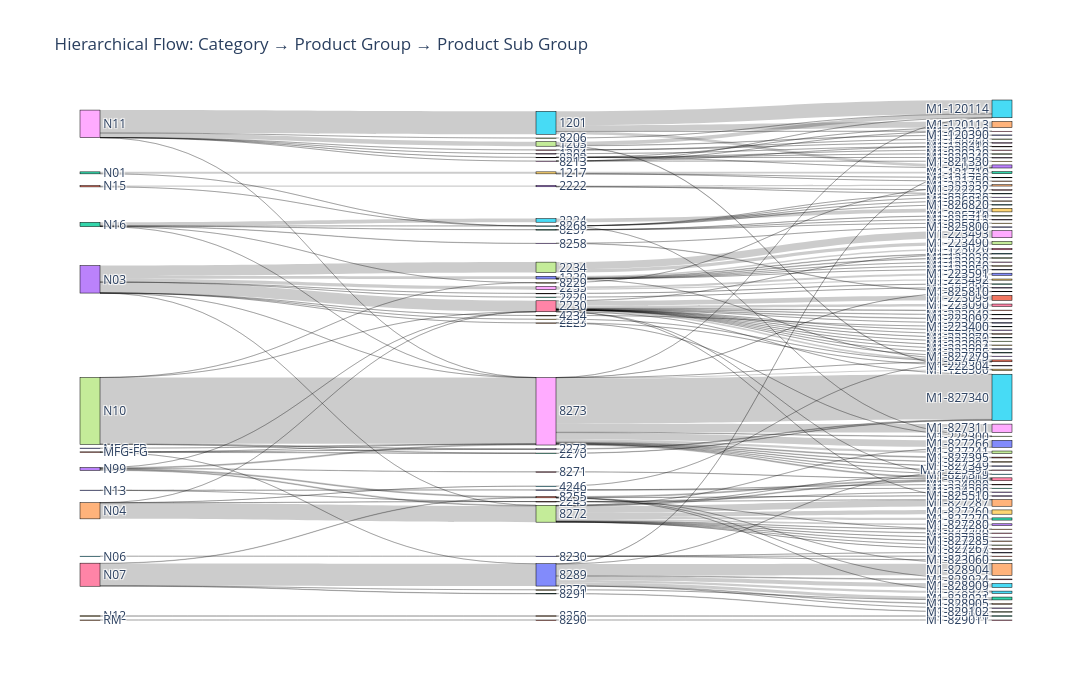

The cell this chart's notebook holds for it:
### Code cell
import plotly.graph_objects as go
import pandas as pd

# ==========================================================
# Create links
# ==========================================================

# Category → Product Group
cat_group = (
    hierarchical_abc_df
    .groupby(
        ["Item_Category_Code", "Product Group Code"],
        as_index=False
    )["Total_Order_Amount"]
    .sum()
)

cat_group.columns = ["source", "target", "value"]

# Product Group → Product Sub Group
group_subgroup = (
    hierarchical_abc_df
    .groupby(
        ["Product Group Code", "Product_SubGroup_Code"],
        as_index=False
    )["Total_Order_Amount"]
    .sum()
)

group_subgroup.columns = ["source", "target", "value"]

# Combine both levels
links = pd.concat([cat_group, group_subgroup], ignore_index=True)

# ==========================================================
# Create nodes
# ==========================================================

nodes = pd.unique(
    pd.concat(
        [links["source"], links["target"]],
        ignore_index=True
    )
)

node_map = {node: i for i, node in enumerate(nodes)}

links["source_id"] = links["source"].map(node_map)
links["target_id"] = links["target"].map(node_map)

# ==========================================================
# Sankey Diagram
# ==========================================================

fig = go.Figure(
    go.Sankey(
        arrangement="snap",
        node=dict(
            pad=20,
            thickness=20,
            line=dict(color="black", width=0.5),
            label=nodes.tolist()
        ),
        link=dict(
            source=links["source_id"],
            target=links["target_id"],
            value=links["value"]
        )
    )
)

fig.update_layout(
    title="Hierarchical Flow: Category → Product Group → Product Sub Group",
    font_size=12,
    height=700,
    width=1200
)

fig.show()

### Figure 1 — Plotly figure (JSON) as saved in the notebook; plotly's stock layout.template omitted (floating-point values rounded to 4 significant figures; data arrays with more than 128 entries replaced by an {"elided": "..."} marker saying what was removed)
{"data": [{"arrangement": "snap", "link": {"source": {"elided": "189 int values"}, "target": {"elided": "189 int values"}, "value": {"elided": "189 float values"}}, "node": {"label": {"elided": "148 mixed values"}, "line": {"color": "black", "width": 0.5}, "pad": 20, "thickness": 20}, "type": "sankey"}], "layout": {"font": {"size": 12}, "height": 700, "title": {"text": "Hierarchical Flow: Category → Product Group → Product Sub Group"}, "width": 1200}}
